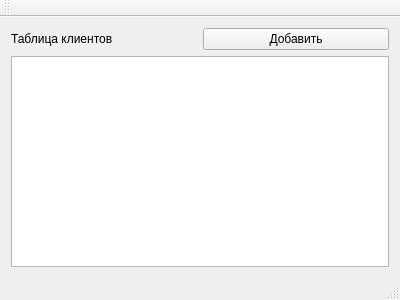
<?xml version="1.0" encoding="UTF-8"?>
<ui version="4.0">
 <class>MainWindow</class>
 <widget class="QMainWindow" name="MainWindow">
  <property name="geometry">
   <rect>
    <x>0</x>
    <y>0</y>
    <width>400</width>
    <height>300</height>
   </rect>
  </property>
  <property name="windowTitle">
   <string>MainWindow</string>
  </property>
  <widget class="QWidget" name="centralWidget">
   <layout class="QGridLayout" name="gridLayout">
    <item row="0" column="1">
     <widget class="QPushButton" name="addDeviceButton">
      <property name="text">
       <string>Добавить</string>
      </property>
     </widget>
    </item>
    <item row="0" column="0">
     <widget class="QLabel" name="label">
      <property name="text">
       <string>Таблица клиентов</string>
      </property>
     </widget>
    </item>
    <item row="1" column="0" colspan="2">
     <widget class="QTableView" name="deviceTableView"/>
    </item>
   </layout>
  </widget>
  <widget class="QMenuBar" name="menuBar">
   <property name="geometry">
    <rect>
     <x>0</x>
     <y>0</y>
     <width>400</width>
     <height>17</height>
    </rect>
   </property>
  </widget>
  <widget class="QToolBar" name="mainToolBar">
   <attribute name="toolBarArea">
    <enum>TopToolBarArea</enum>
   </attribute>
   <attribute name="toolBarBreak">
    <bool>false</bool>
   </attribute>
  </widget>
  <widget class="QStatusBar" name="statusBar"/>
 </widget>
 <layoutdefault spacing="6" margin="11"/>
 <resources/>
 <connections/>
</ui>
